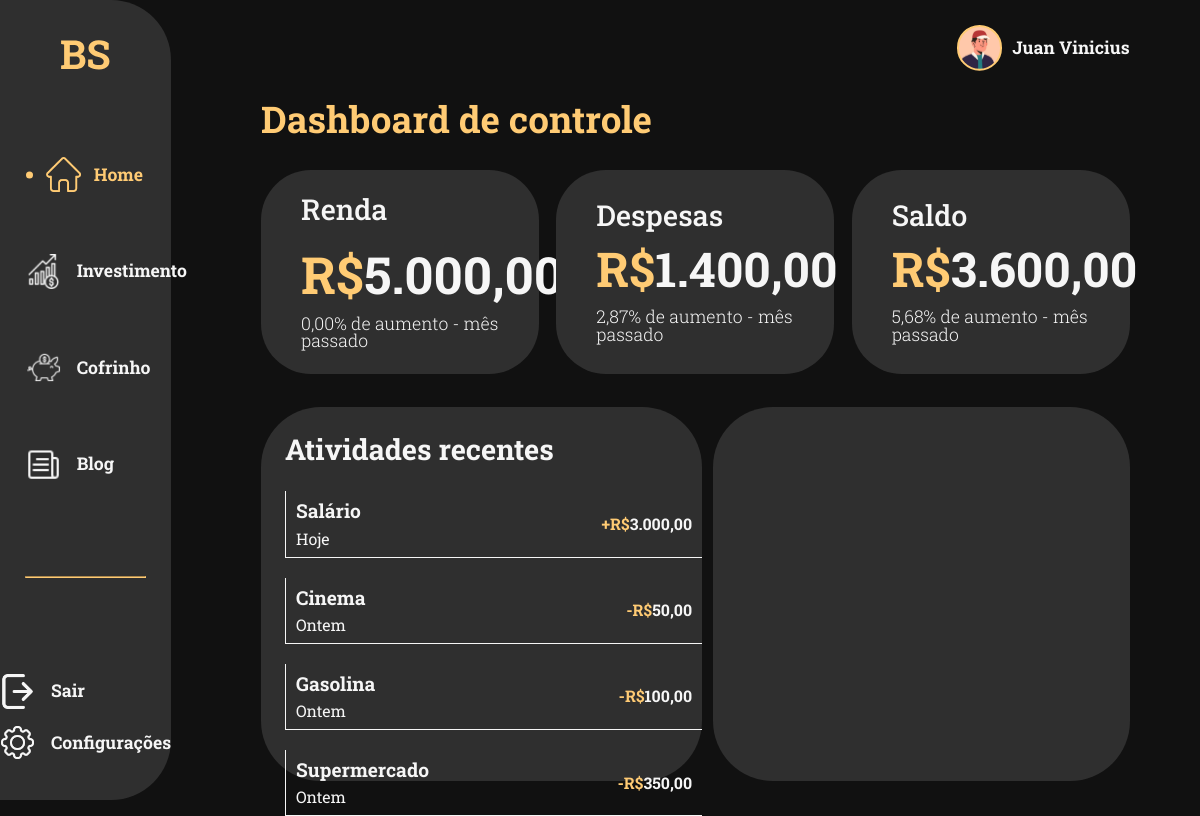
The app's page /src/pages/dashboard.php (signed in) with its own data.
### tables this page shows
CREATE TABLE `cadastro` (
  `id_cad` int(11) NOT NULL,
  `nome_cad` varchar(80) NOT NULL,
  `data_cad` date NOT NULL,
  `gen_cad` varchar(20) NOT NULL,
  `email_cad` varchar(80) NOT NULL,
  `senha_cad` varchar(255) NOT NULL,
  `url_cad` varchar(50) NOT NULL,
  `type_user` int(1) NOT NULL
);

CREATE TABLE `infos_bancarias` (
  `id_dados` int(11) NOT NULL,
  `renda_mensal` int(20) NOT NULL,
  `outra_renda` int(20) NOT NULL,
  `renda_final` int(20) NOT NULL,
  `gastos_moradia` int(20) NOT NULL,
  `gastos_alimentacao` int(20) NOT NULL,
  `gastos_transporte` int(20) NOT NULL,
  `gastos_saude` int(20) NOT NULL,
  `gastos_educacao` int(20) NOT NULL,
  `gastos_pessoais` int(20) NOT NULL,
  `gastos_comunicacao` int(20) NOT NULL,
  `gastos_lazer` int(20) NOT NULL,
  `moeda-renda` varchar(20) NOT NULL,
  `moeda-gasto` varchar(20) NOT NULL,
  `id_user` int(11) NOT NULL,
  `status` int(1) NOT NULL
);

### src/pages/dashboard.php (the view, shortened to what this page needs)
<?php
  include "conn.php";
  $user_name = $conn->prepare('SELECT * FROM `cadastro` WHERE `id_cad`=:pid');
  $user_name->bindValue(':pid', $_SESSION['login']);
  $user_name->execute();
  $row_nome = $user_name->fetch();
  $renda_dashboard = $conn->prepare('SELECT * FROM `infos_bancarias` WHERE `id_user`=:pid_dados AND `status` = 1');
  $renda_dashboard->bindValue(':pid_dados', $_SESSION['login']);
  $renda_dashboard->execute();
  $row_dados = $renda_dashboard->fetch();
$gastos_dashboard = $row_dados['gastos_moradia'] + $row_dados['gastos_alimentacao'] + $row_dados['gastos_transporte'] + $row_dados['gastos_saude'] + $row_dados['gastos_educacao'] + $row_dados['gastos_pessoais'] + $row_dados['gastos_comunicacao'] + $row_dados['gastos_lazer'];
?>
<!DOCTYPE html>
<html lang="pt-BR">
<head>
  <link rel="stylesheet" href="../css/style.css">
</head>
<body class="body-dashboard">
  <nav class="sidebar">
    <div class="content-sidebar">
      <img src="../assets/logo-reduzido.svg" alt="">
      <div class="links-dashboard">
        <a class="atual home" href="#">
          <img src="../assets/Icones/icones-dourados/Ellipse 4.svg" alt="">
          <img src="../assets/Icones/icones-dourados/home.png" alt="" class="icon">
          <p>Home</p>
        </a>
        <a class="investimento" href="./explicacao.php?pagina=1">
          <img src="../assets/Icones/icones-brancos/profits.png" alt="" class="icon">
          <p>Investimento</p>
        </a>
        <a class="cofrinho" href="./explicacao.php?pagina=2">
          <img src="../assets/Icones/icones-brancos/pig.png" alt="" class="icon">
          <p>Cofrinho</p>
        </a>
        <a class="controle" href="./blog.php">
          <img src="../assets/Icones/icones-brancos/communication.png" alt="" class="icon">
          <p>Blog</p>
        </a>
      </div>
      <hr class="linha-divisoria">
      <div class="footer-sidebar">
        <a href="dashboard.php?logout" class="logout">
          <img src="../assets/Icones/icones-brancos/logout.png" alt="" class="icon">
          <p>Sair</p>
        </a>
        <a href="./perfil.php" class="config">
          <img src="../assets/Icones/icones-brancos/setting.png" alt="" class="icon">
          <p>Configurações</p>
        </a>
      </div>
    </div>
  </nav>
  <main class="main-content">
    <div class="perfil">
    <?php echo "<img src=\"../assets/ilustracoes/fotos-perfil/".$row_nome['url_cad']."\" alt=\"\">"?>
      <p>
        <?php
        echo $row_nome['nome_cad'];
        ?>
      </p>
    </div>
    <div class="graphics">
      <h1>Dashboard de controle</h1>
      <div class="superior">
      <div class="renda">
  <h2>Renda</h2>
  <div class="valor">
    <p class="real">
      <?php if ($row_dados['moeda-renda'] == 'BRL' && $row_dados['moeda-renda'] != $row_dados['moeda-gasto']) {
          echo "<span>R$</span>" . number_format($row_dados['renda_mensal'], 2, ',', '.');
      } elseif($row_dados['moeda-renda'] == 'USD' && $row_dados['moeda-renda'] != $row_dados['moeda-gasto']) {
          echo "<span>R$</span>" . number_format($brlUSD, 2, ',', '.');
      } elseif ($row_dados['moeda-renda'] && $row_dados['moeda-gasto'] == 'BRL'){
          echo "<span>R$</span>" . number_format($row_dados['renda_mensal'], 2, ',', '.');
      }?>
  </div>
  <p class="aumento">0,00% de aumento - mês passado</p>
</div>
        <div class="despesas">
          <h2>Despesas</h2>
          <p class="valor">
            <?php
              echo "<span>R$</span>" . number_format($gastos_dashboard, 2, ',', '.');
            ?>
          </p>
          <p class="aumento">2,87% de aumento - mês passado</p>
        </div>
        <div class="saldo">
    <h2>Saldo</h2>
    <p class="valor">
        <?php
            $saldoEmReais = $row_dados['renda_mensal'] - $gastos_dashboard;
            echo "<span>R$</span>" . number_format($saldoEmReais, 2, ',', '.');
        ?>
    </p>
    <p class="aumento">5,68% de aumento - mês passado</p>
</div>
</div>
      <div class="inferior">
        <div class="atv-recentes">
          <h2>Atividades recentes</h2>
          <div class="gastos">
            <div class="salario">
              <div class="txt-gastos">
                <h3>Salário</h3>
                <p>Hoje</p>
              </div>
              <p><span>+R$</span>3.000,00</p>
            </div>
            <div class="cinema">
              <div class="txt-gastos">
                <h3>Cinema</h3>
                <p>Ontem</p>
              </div>
              <p><span>-R$</span>50,00</p>
            </div>
            <div class="gasolina">
              <div class="txt-gastos">
                <h3>Gasolina</h3>
                <p>Ontem</p>
              </div>
              <p><span>-R$</span>100,00</p>
            </div>
            <div class="supermercado">
              <div class="txt-gastos">
                <h3>Supermercado</h3>
                <p>Ontem</p>
              </div>
              <p><span>-R$</span>350,00</p>
            </div>
          </div>
        </div>
        <div class="total-gasto">
          <div id="donutchart" class="chart-container"></div>
        </div>
      </div>
    </div>
  </main>
</body>
</html>

### records on screen
cadastro: url_cad (picture), nome_cad "Juan Vinicius"
infos_bancarias: renda_mensal "5.000,00", gastos_dashboard "1.400,00", saldoEmReais "3.600,00"
